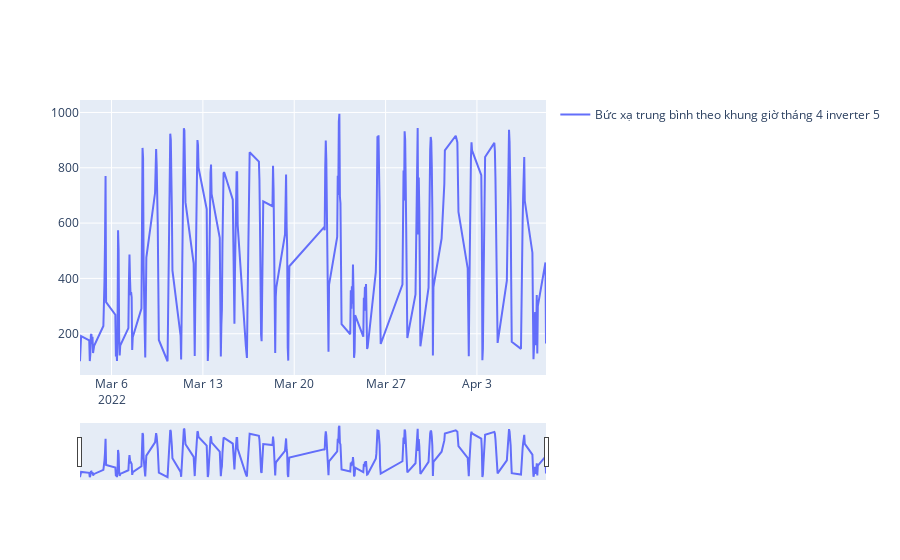

Notebook code cell kept with this figure:
### Markdown cell above
Bức xạ trung bình

### Code cell
fig = go.Figure()
fig.add_trace(go.Scatter(
    x=df5_3.time,
    y=df5_3[df5_3['month']==4]['Irradiance(W/㎡)'],
    name="Bức xạ trung bình theo khung giờ tháng 4 inverter 5 "))
fig . update_traces (
    showlegend = True 
    )
fig.update_xaxes(
    rangeslider_visible=True,
)
fig.show()

### Figure 1 — Plotly figure (JSON) as saved in the notebook; plotly's stock layout.template omitted (floating-point values rounded to 4 significant figures; data arrays with more than 128 entries replaced by an {"elided": "..."} marker saying what was removed)
{"data": [{"name": "Bức xạ trung bình theo khung giờ tháng 4 inverter 5 ", "showlegend": true, "type": "scatter", "x": {"elided": "1672 str values"}, "y": {"elided": "287 float values"}}], "layout": {"xaxis": {"rangeslider": {"visible": true}}}}
